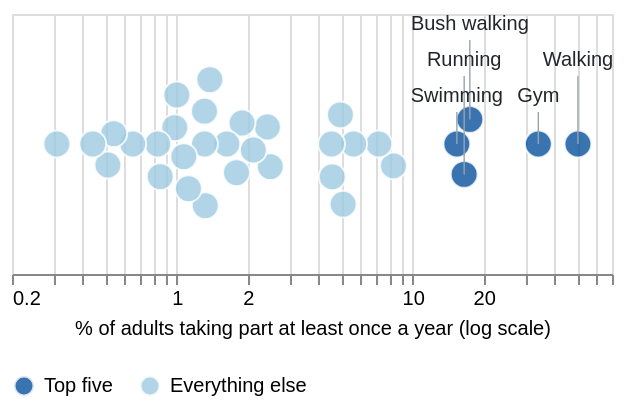

Write the Vega-Lite specification saved for this chart.
### Vega-Lite specification from a JSON file in a GitHub repository (floating-point values rounded to 4 significant figures)
{"$schema": "https://vega.github.io/schema/vega-lite/v5.json", "width": "container", "height": 130, "data": {"values": [{"activity": "Walking (recreational)", "pct": 50.2, "offset": 0, "short": "Walking", "labelY": 34}, {"activity": "Fitness/Gym", "pct": 34.1, "offset": 0, "short": "Gym", "labelY": 16}, {"activity": "Bush walking", "pct": 17.47, "offset": 12.3, "short": "Bush walking", "labelY": 52}, {"activity": "Running/jogging", "pct": 16.53, "offset": -15.2, "short": "Running", "labelY": 34}, {"activity": "Swimming", "pct": 15.39, "offset": 0, "short": "Swimming", "labelY": 16}, {"activity": "Cycling", "pct": 8.29, "offset": -10.9}, {"activity": "Pilates", "pct": 7.18, "offset": 0}, {"activity": "Football/soccer", "pct": 5.62, "offset": 0}, {"activity": "Yoga", "pct": 5.07, "offset": -30.1}, {"activity": "Tennis", "pct": 4.94, "offset": 14.6}, {"activity": "Golf", "pct": 4.56, "offset": -16.4}, {"activity": "Basketball", "pct": 4.53, "offset": 0}, {"activity": "Cricket", "pct": 2.49, "offset": -11.3}, {"activity": "Australian football", "pct": 2.42, "offset": 8.5}, {"activity": "Netball", "pct": 2.11, "offset": -3}, {"activity": "Badminton", "pct": 1.89, "offset": 10.5}, {"activity": "Table tennis", "pct": 1.79, "offset": -14.3}, {"activity": "Dancing (recreational)", "pct": 1.63, "offset": 0}, {"activity": "Surfing", "pct": 1.38, "offset": 32.2}, {"activity": "Athletics, track and field", "pct": 1.32, "offset": -30.8}, {"activity": "Volleyball", "pct": 1.31, "offset": 0}, {"activity": "Pickleball/padel", "pct": 1.31, "offset": 16.4}, {"activity": "DanceSport", "pct": 1.12, "offset": -22.3}, {"activity": "Fishing (recreational)", "pct": 1.07, "offset": -6.3}, {"activity": "Canoeing/kayaking", "pct": 1, "offset": 24.5}, {"activity": "Weight lifting", "pct": 0.98, "offset": 8.2}, {"activity": "Boxing", "pct": 0.85, "offset": -16.3}, {"activity": "Bowls", "pct": 0.83, "offset": 0}, {"activity": "Crossfit/functional fitness", "pct": 0.65, "offset": 0}, {"activity": "Hockey", "pct": 0.51, "offset": -10.5}, {"activity": "Gymnastics", "pct": 0.54, "offset": 5.2}, {"activity": "Equestrian", "pct": 0.44, "offset": 0}, {"activity": "Baseball", "pct": 0.31, "offset": 0}]}, "transform": [{"calculate": "datum.pct >= 15 ? 'Top five' : 'Everything else'", "as": "group"}], "encoding": {"x": {"field": "pct", "type": "quantitative", "title": "% of adults taking part at least once a year (log scale)", "scale": {"type": "log", "domain": [0.2, 70]}, "axis": {"tickCount": 5, "format": ".2~f"}}, "y": {"field": "offset", "type": "quantitative", "axis": null, "scale": {"domain": [-65, 65]}}}, "layer": [{"mark": {"type": "circle", "size": 180, "opacity": 0.8, "stroke": "white", "strokeWidth": 1}, "encoding": {"color": {"field": "group", "type": "nominal", "title": null, "scale": {"domain": ["Top five", "Everything else"], "range": ["#08519c", "#9ecae1"]}, "legend": {"orient": "bottom", "direction": "horizontal"}}, "tooltip": [{"field": "activity", "type": "nominal", "title": "Activity"}, {"field": "pct", "type": "quantitative", "title": "% of adults", "format": ".2f"}]}}, {"transform": [{"filter": "datum.pct >= 15"}], "mark": {"type": "rule", "stroke": "#9aa3ab", "strokeWidth": 0.7}, "encoding": {"y": {"field": "offset", "type": "quantitative"}, "y2": {"field": "labelY"}}}, {"transform": [{"filter": "datum.pct >= 15"}], "mark": {"type": "text", "align": "center", "baseline": "bottom", "dy": -3, "fontSize": 11, "color": "#22252a"}, "encoding": {"y": {"field": "labelY", "type": "quantitative"}, "text": {"field": "short", "type": "nominal"}}}], "config": {"font": "Source Sans 3, sans-serif"}}
